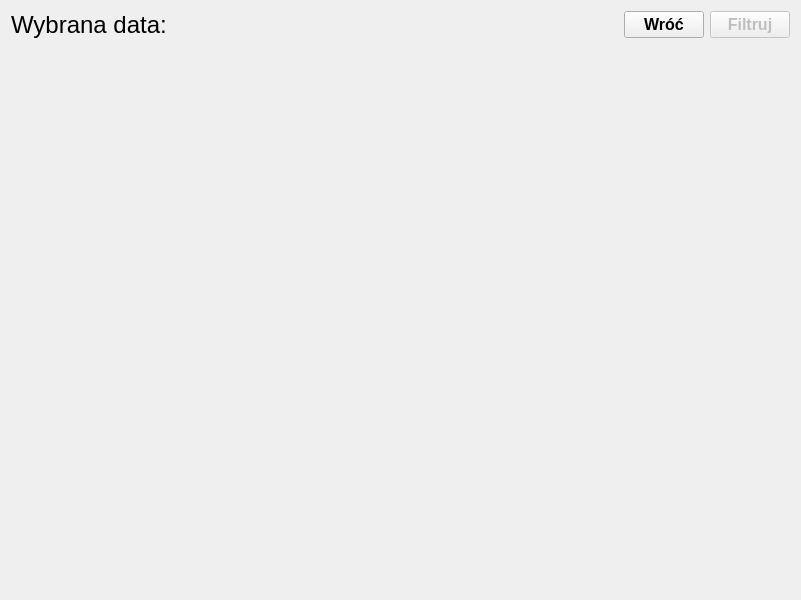
<?xml version="1.0" encoding="UTF-8"?>
<ui version="4.0">
 <class>EkranReperutar</class>
 <widget class="QWidget" name="EkranReperutar">
  <property name="geometry">
   <rect>
    <x>0</x>
    <y>0</y>
    <width>801</width>
    <height>600</height>
   </rect>
  </property>
  <property name="windowTitle">
   <string>Form</string>
  </property>
  <layout class="QVBoxLayout" name="verticalLayout" stretch="0,5">
   <item>
    <layout class="QHBoxLayout" name="horizontalLayout">
     <item>
      <widget class="QLabel" name="label">
       <property name="font">
        <font>
         <pointsize>18</pointsize>
        </font>
       </property>
       <property name="text">
        <string>Wybrana data:  </string>
       </property>
       <property name="alignment">
        <set>Qt::AlignLeading|Qt::AlignLeft|Qt::AlignVCenter</set>
       </property>
      </widget>
     </item>
     <item>
      <spacer name="horizontalSpacer">
       <property name="orientation">
        <enum>Qt::Horizontal</enum>
       </property>
       <property name="sizeHint" stdset="0">
        <size>
         <width>40</width>
         <height>20</height>
        </size>
       </property>
      </spacer>
     </item>
     <item>
      <widget class="QPushButton" name="pbRepertuarWroc">
       <property name="font">
        <font>
         <pointsize>12</pointsize>
         <bold>true</bold>
        </font>
       </property>
       <property name="text">
        <string>Wróć</string>
       </property>
      </widget>
     </item>
     <item>
      <widget class="QPushButton" name="pushButton">
       <property name="enabled">
        <bool>false</bool>
       </property>
       <property name="font">
        <font>
         <pointsize>12</pointsize>
         <bold>true</bold>
        </font>
       </property>
       <property name="text">
        <string>Filtruj</string>
       </property>
      </widget>
     </item>
    </layout>
   </item>
   <item>
    <layout class="QHBoxLayout" name="mainL"/>
   </item>
  </layout>
 </widget>
 <resources/>
 <connections/>
</ui>
